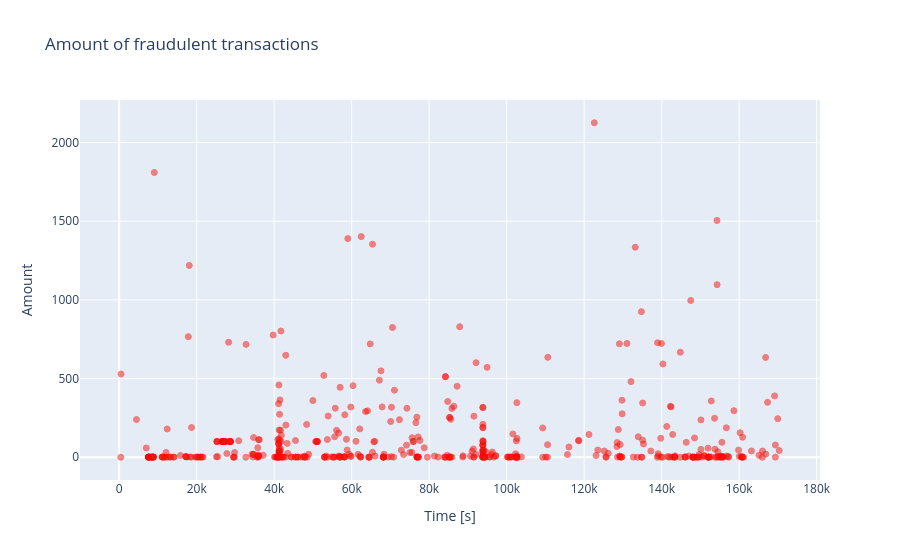

The cell this chart's notebook holds for it:
### Markdown cell above
Let's plot the fraudulent transactions (amount) against time. The time is shown is seconds from the start of the time period (totaly 48h, over 2 days).

### Code cell
fraud = data_df.loc[data_df['Class'] == 1]

trace = go.Scatter(
    x = fraud['Time'],y = fraud['Amount'],
    name="Amount",
     marker=dict(
                color='rgb(238,23,11)',
                line=dict(
                    color='red',
                    width=1),
                opacity=0.5,
            ),
    text= fraud['Amount'],
    mode = "markers"
)
data = [trace]
layout = dict(title = 'Amount of fraudulent transactions',
          xaxis = dict(title = 'Time [s]', showticklabels=True), 
          yaxis = dict(title = 'Amount'),
          hovermode='closest'
         )
fig = dict(data=data, layout=layout)
iplot(fig, filename='fraud-amount')

### Figure 1 — Plotly figure (JSON) as saved in the notebook; plotly's stock layout.template omitted (floating-point values rounded to 4 significant figures; data arrays with more than 128 entries replaced by an {"elided": "..."} marker saying what was removed)
{"data": [{"marker": {"color": "rgb(238,23,11)", "line": {"color": "red", "width": 1}, "opacity": 0.5}, "mode": "markers", "name": "Amount", "text": {"elided": "492 float values"}, "type": "scatter", "x": {"elided": "492 float values"}, "y": {"elided": "492 float values"}}], "layout": {"hovermode": "closest", "title": {"text": "Amount of fraudulent transactions"}, "xaxis": {"showticklabels": true, "title": {"text": "Time [s]"}}, "yaxis": {"title": {"text": "Amount"}}}}
